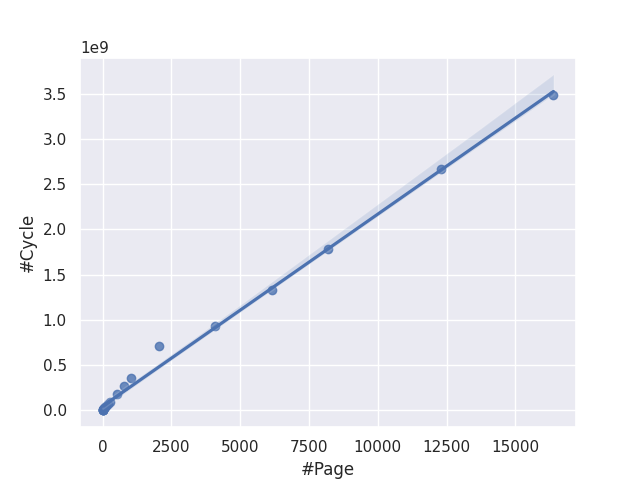

The Python source for this figure:
import seaborn as sns
import pandas as pd
import matplotlib.pyplot as plt

sns.set()
data = pd.read_csv('data.csv')
g = sns.regplot(x="#Page", y="#Cycle", data=data)
plt.savefig('regress_gen.png')